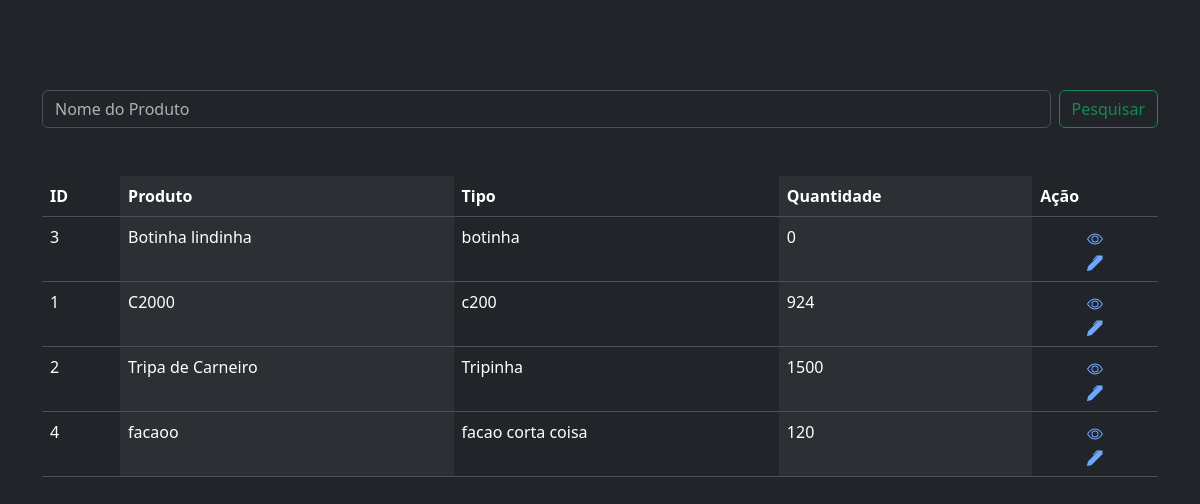
Page /produto/ on the earlier database version.
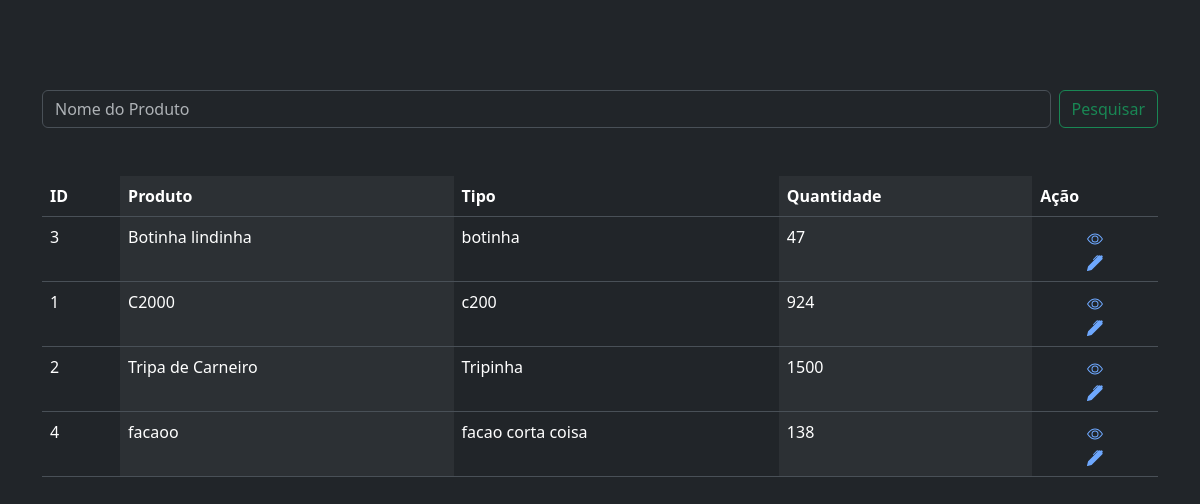
Same page on the later database version.
### produto/models.py (models this page shows, shortened)
class Produto(models.Model):
    produto = models.CharField(max_length=200)
    tipo = models.OneToOneField(Tipo, on_delete=models.CASCADE)
    marca = models.CharField(max_length=100)
    custo = models.DecimalField(decimal_places=2 , max_digits=8)
    preco_venda = models.DecimalField(decimal_places=2 , max_digits=8)
    quantidade = models.IntegerField()
    class Meta:
        ordering = ['produto']

class Tipo(models.Model):
    tipo = models.CharField(max_length=100)
    def __str__(self):
        return f"{self.tipo}"

### produto/views.py (the view)
# urls.py: path('produto/', ViewProduto.as_view(), name='view_prod'),
class ViewProduto(ListView):
    queryset = Produto.objects.all()
    template_name = 'produtos.html'
    context_object_name = 'produtos'
    def get_queryset(self):
        query = super().get_queryset()
        pesquisa = self.request.GET.get('produto')
        if pesquisa:
            query = query.filter(produto__icontains = pesquisa)
        return query
    def get_context_data(self, **kwargs):
        context = super().get_context_data(**kwargs)
        context['title'] = 'lista de produto'
        return context

### produto/templates/produtos.html (shortened to what this page needs)
{% extends "base.html" %}
{% block content %}
<div class="container m-10">
  <div>
    <form class="d-flex mb-5" role="search">
      <input class="form-control me-2" type="search" placeholder="Nome do Produto" aria-label="Search" name="produto">
      <button class="btn btn-outline-success" type="submit">Pesquisar</button>
    </form>
  </div>
  <table class="table table-striped-columns">
    <thead>
      <tr class="welton">
        <th scope="col" >ID</th>
        <th scope="col" >Produto</th>
        <th scope="col" >Tipo</th>
        <th scope="col" >Quantidade</th>
        <th scope="col" > Ação</th>
      </tr>
    </thead>
    <tbody>
      {% for i in produtos %}
        <tr>
          <td>{{ i.id }}</td>
          <td>{{ i.produto }}</td>
          <td>{{ i.tipo }}</td>
          <td>{{ i.quantidade }}</td>
          <td align="center">
            <div>
              <a href="{% url 'detalhes_prod' i.id %}">
              </a>
            </div>
            <div>
              <a href="{% url "update_prod" i.id %}">
              </a>
            </div>
          </td>
        </tr>
      {% endfor %}
    </tbody>
  </table>
</div>
{% endblock %}

Differences in the rows shown:
changed Produto "Botinha lindinha": quantidade "0" → "47"
changed Produto "facaoo": quantidade "120" → "138"
